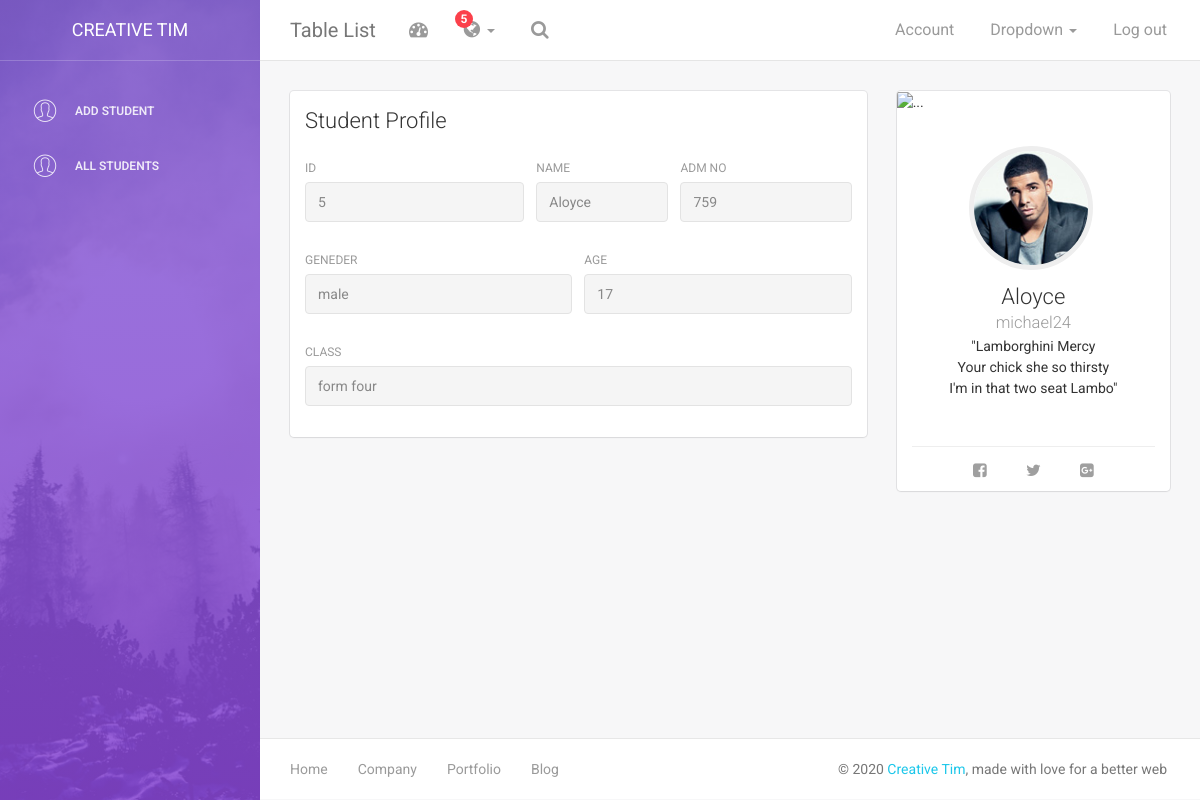
The app's page /view_student.php?id=5 with its own data.
### tables this page shows
CREATE TABLE `registration` (
  `id` int(11) NOT NULL,
  `name` varchar(100) NOT NULL,
  `adm` varchar(100) NOT NULL,
  `gender` varchar(100) NOT NULL,
  `age` varchar(100) NOT NULL,
  `class` varchar(100) NOT NULL
);

### view_student.php (the view, shortened to what this page needs)
<?php include('navbar.php')?>
<?php include('sidebar.php')?>
<?php
 $conn=mysqli_connect("localhost","root","","student") or die(mysqli_error($conn));
 $id=$_GET['id'];
 $select_query=mysqli_query($conn,"SELECT * FROM registration WHERE id=$id") or die(mysqli_error($conn));
 foreach ($select_query as $record) {
    $id=$record['id'];
    $name=$record['name'];
    $adm=$record['adm'];
    $gender=$record['gender'];
    $age=$record['age'];
    $class=$record['class'];
 }
?>
<div class="content">
            <div class="container-fluid">
                <div class="row">
                    <div class="col-md-8">
                        <div class="card">
                            <div class="header">
                                <h4 class="title">Student Profile</h4>
                            </div>
                            <div class="content">
                                <form>
                                    <div class="row">
                                        <div class="col-md-5">
                                            <div class="form-group">
                                                <label>ID</label>
                                                <input type="text" class="form-control" disabled value="<?php echo $id;?>">
                                            </div>
                                        </div>
                                        <div class="col-md-3">
                                            <div class="form-group">
                                                <label>Name</label>
                                                <input type="text" class="form-control" disabled value="<?php echo $name;?>">
                                            </div>
                                        </div>
                                        <div class="col-md-4">
                                            <div class="form-group">
                                                <label for="exampleInputEmail1">ADM NO</label>
                                                <input type="email" class="form-control" disabled value="<?php echo $adm;?>">
                                            </div>
                                        </div>
                                    </div>
                                    <div class="row">
                                        <div class="col-md-6">
                                            <div class="form-group">
                                                <label>GENEDER</label>
                                                <input type="text" class="form-control" disabled value="<?php echo $gender;?>">
                                            </div>
                                        </div>
                                        <div class="col-md-6">
                                            <div class="form-group">
                                                <label>AGE</label>
                                                <input type="text" class="form-control" disabled value="<?php echo $age;?>">
                                            </div>
                                        </div>
                                    </div>
                                    <div class="row">
                                        <div class="col-md-12">
                                            <div class="form-group">
                                                <label>CLASS</label>
                                                <input type="text" class="form-control" disabled value="<?php echo $class;?>">
                                            </div>
                                        </div>
                                    </div>
                                </form>
                            </div>
                        </div>
                    </div>
                    <div class="col-md-4">
                        <div class="card card-user">
                            <div class="image">
                                <img src="https://ununsplash.imgix.net/photo-1431578500526-4d9613015464?fit=crop&fm=jpg&h=300&q=75&w=400" alt="..."/>
                            </div>
                            <div class="content">
                                <div class="author">
                                     <a href="#">
                                    <img class="avatar border-gray" src="assets/img/faces/face-3.jpg" alt="..."/>
                                      <h4 class="title"><?php echo $name;?><br />
                                         <small>michael24</small>
                                      </h4>
                                    </a>
                                </div>
                                <p class="description text-center"> "Lamborghini Mercy <br>
                                                    Your chick she so thirsty <br>
                                                    I'm in that two seat Lambo"
                                </p>
                            </div>
                            <hr>
                            <div class="text-center">
                                <button href="#" class="btn btn-simple"><i class="fa fa-facebook-square"></i></button>
                                <button href="#" class="btn btn-simple"><i class="fa fa-twitter"></i></button>
                                <button href="#" class="btn btn-simple"><i class="fa fa-google-plus-square"></i></button>
                            </div>
                        </div>
                    </div>
                </div>
            </div>
        </div>
<?php include('footer.php')?>

### records on screen
registration: id "5", name "Aloyce", adm "759", gender "male", age "17", class "form four"
